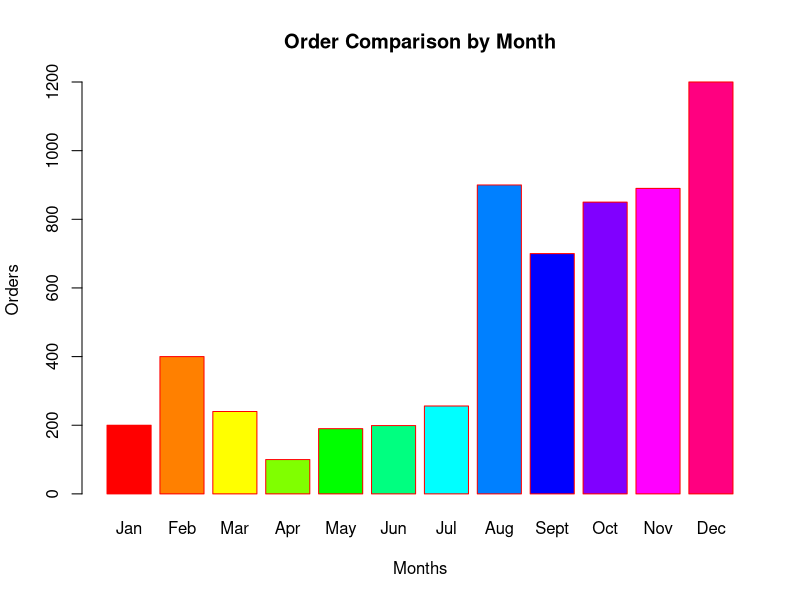

This figure's R source:
orders <- c(200, 400, 240, 100, 190, 199, 
            256, 900, 700, 850, 890, 1200)

months <- c('Jan', 'Feb', 'Mar', 'Apr', 'May',
            'Jun', 'Jul', 'Aug', 'Sept', 'Oct', 'Nov', 'Dec')

barplot(orders, main = 'Order Comparison by Month',
        col = rainbow(length(months)),
        xlab = 'Months',
        ylab = 'Orders',
        names.arg = months,
        border = 'red')